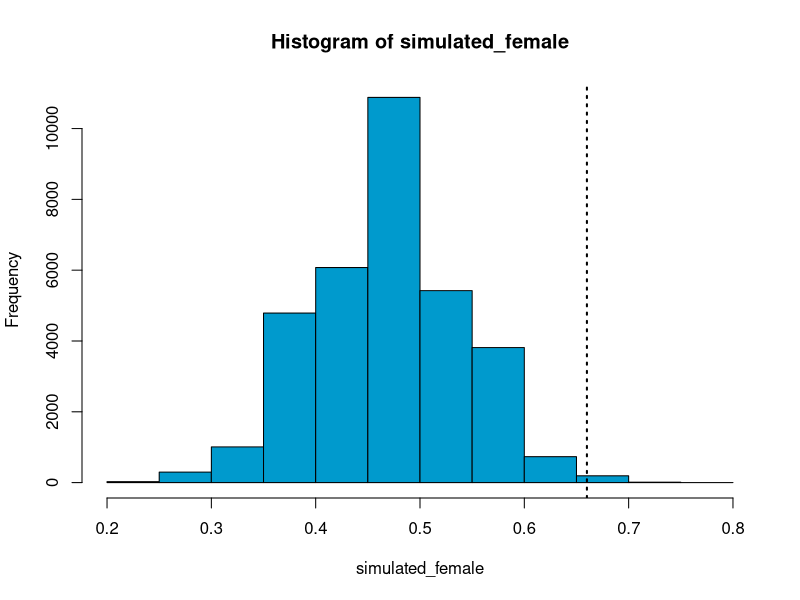

Write the R code that produced this figure.
#------------------------------------------------------------------------------#
# Assignment: 26 Apr R Homework                                                #
# Author: Dylan Oh                                                             #
# Date Created: 25 April 2018                                                  #
#------------------------------------------------------------------------------#

# Importind data
data <- read.csv(
    'student_data_cleaned.csv'
)

#------------------------------------------------------------------------------#
#           Extracting Data and Performing Preliminary Calculations            #
#------------------------------------------------------------------------------#
# Creating a vector defining the two sex possibilities
sex <- c(
    'Female',
    'Male'
)

# Extracting information about IQUIT sexes
sexData <- data$Sex

# Creating vector storing the probability of a student at CU being female
prob_female = c(
    0.473, 1 - 0.473
)

# Declaring sample size (number of students in IQUIT)
n <- length(sexData)

# Calculating observed proportion of females in IQUIT
obs_proportion <- sum((sexData == 'Female') / n)
obs_proportion
# Declaring number of repetitions (number of students at CU)
reps <- 33246

# Creating vector of trials to be taken, with a length of the sample size
trials <- rep(NA, n)

# Creating another empty vector, this time with the length of reps
simulated_female <- rep(NA, reps)

#------------------------------------------------------------------------------#
#                          Taking Probability Samples                          #
#------------------------------------------------------------------------------#
# Using a nested for loop to iterate through reps and trials
for (i in 1:reps){
    for (j in 1:n){
        # Taking a probability sample from sex
        trials[j] <- sample(sex, 1, prob = prob_female)
    }
    # Storing the number of females in the length 50 trials vector
    num_female <- sum(trials == 'Female')
    # Calculating the proportion of females in the trials
    simulated_female[i] <- num_female / n
}

#------------------------------------------------------------------------------#
#                                Plotting Data                                 #
#------------------------------------------------------------------------------#
# Summarising data in a histogram
hist(
    simulated_female,
    col = 'deepskyblue3'
)

# Adding a line showing the proportion of females in IQUIT
abline(
    v = obs_proportion,
    lwd = 2,
    lty = 3
)

#------------------------------------------------------------------------------#
#                                    Claim                                     #
#------------------------------------------------------------------------------#

# The proportion of female students in EBIO (represented by the number of
# students in IQUIT) is greater than expected given the proportion of females on
# the CU campus. This is supported by the data, which shows that the observed
# proportion (66%) vastly exceeds the probability distribution that is created
# using the wider CU student body (43.7%) as a model.

#------------------------------------------------------------------------------#
#                                    Rubric                                    #
#------------------------------------------------------------------------------#
#-------------------------------------------------------------------------------
# 1. Find Proportion of Females for Fall 2017 Class                     | YES  |
#-----------------------------------------------------------------------|------|
# 2. Calculate Observed Proportion of Females in IQUIT                  | YES  |
#-----------------------------------------------------------------------|------|
# 3. Set Up Outcomes and Probabilities for Coin Flip                    | YES  |
#-----------------------------------------------------------------------|------|
# 4. Identify Number of Coin Flips for Generating Est. Proportion       | YES  |
#-----------------------------------------------------------------------|------|
# 5. Execute a Nested For Loop                                          | YES  |
#-----------------------------------------------------------------------|------|
# 6. Summarise Expected Distribution of Females in EBIO w/Histogram     | YES  |
#-----------------------------------------------------------------------|------|
# 7. Draw a Line for the Sample Value                                   | YES  |
#-----------------------------------------------------------------------|------|
# 8. Include Informative Annotations and Only Challenge Code            | YES  |
#-----------------------------------------------------------------------|------|
# 9. Submit Graph and R Script                                          | YES  |
#-----------------------------------------------------------------------|------|
# 10. Include Claim Based on Evidence                                   | YES  |
#-------------------------------------------------------------------------------
